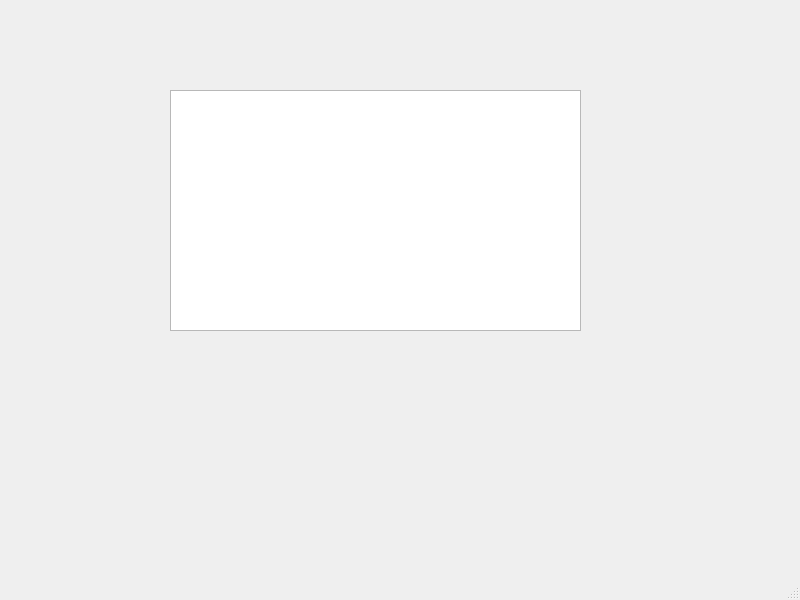
<?xml version="1.0" encoding="UTF-8"?>
<ui version="4.0">
 <class>MainWindow</class>
 <widget class="QMainWindow" name="MainWindow">
  <property name="geometry">
   <rect>
    <x>0</x>
    <y>0</y>
    <width>800</width>
    <height>600</height>
   </rect>
  </property>
  <property name="windowTitle">
   <string>MainWindow</string>
  </property>
  <widget class="QWidget" name="centralwidget">
   <widget class="QTextEdit" name="textEdit">
    <property name="geometry">
     <rect>
      <x>170</x>
      <y>90</y>
      <width>411</width>
      <height>241</height>
     </rect>
    </property>
   </widget>
  </widget>
  <widget class="QMenuBar" name="menubar">
   <property name="geometry">
    <rect>
     <x>0</x>
     <y>0</y>
     <width>800</width>
     <height>23</height>
    </rect>
   </property>
  </widget>
  <widget class="QStatusBar" name="statusbar"/>
 </widget>
 <resources/>
 <connections/>
</ui>
